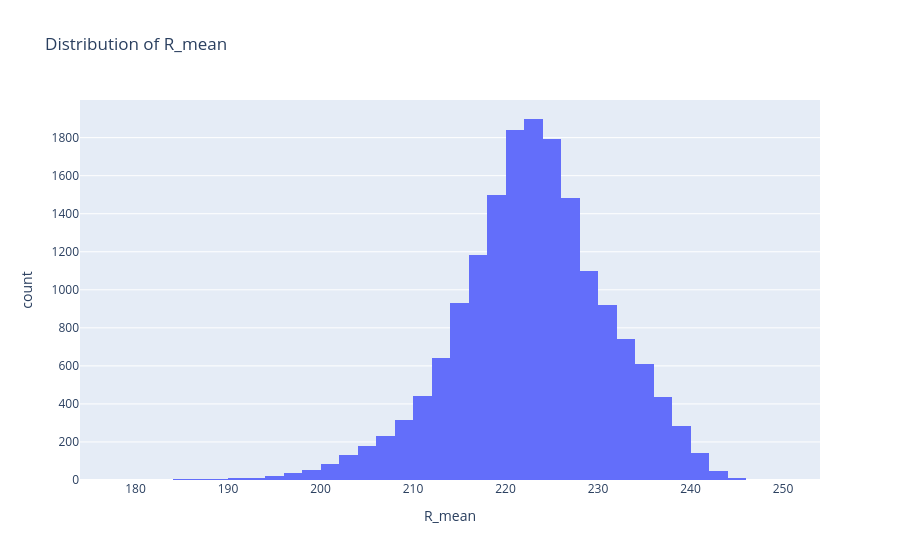
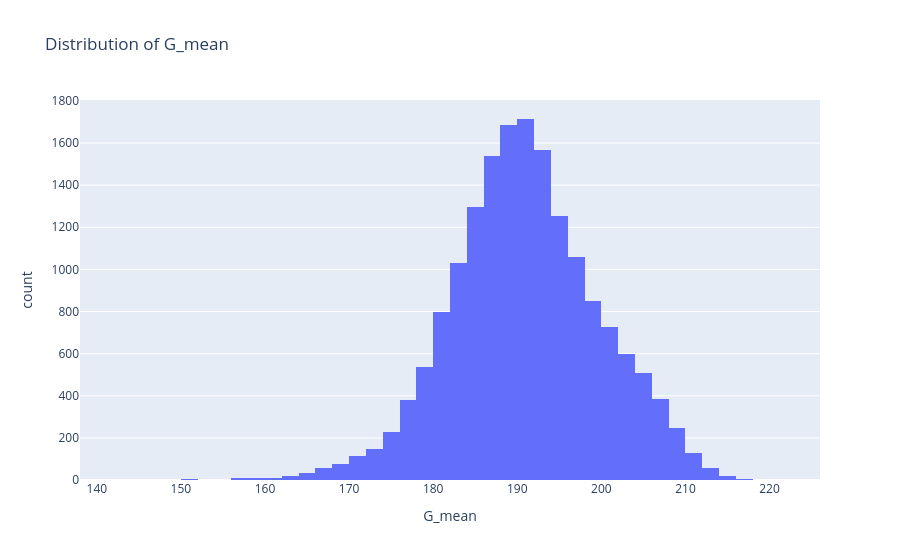
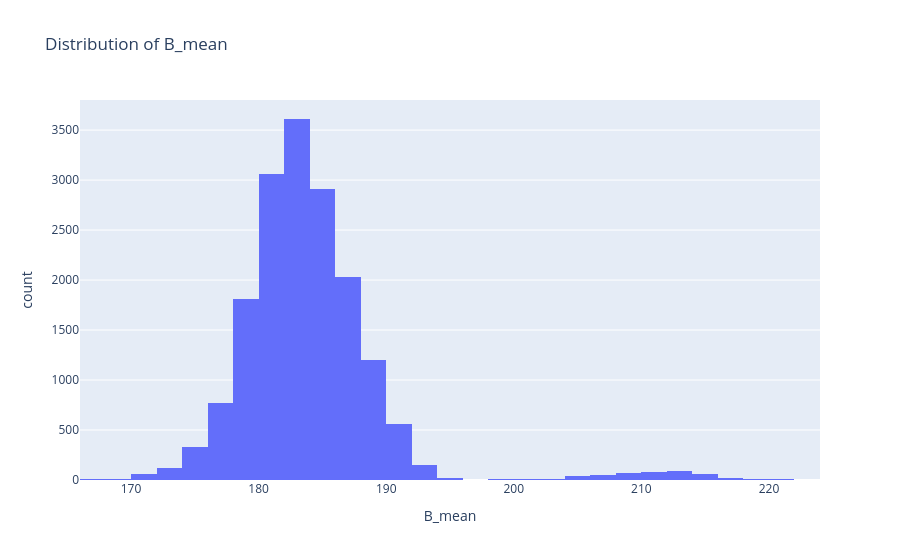

Notebook source saved alongside these figures, in order:
### Markdown cell above
### **RGB feature distributions**

### Code cell
import plotly.express as px

fig = px.histogram(df, x="R_mean", nbins=50, title="Distribution of R_mean")
fig.show()

fig = px.histogram(df, x="G_mean", nbins=50, title="Distribution of G_mean")
fig.show()

fig = px.histogram(df, x="B_mean", nbins=50, title="Distribution of B_mean")
fig.show()

### Figure 1 — Plotly figure (JSON) as saved in the notebook; plotly's stock layout.template omitted (floating-point values rounded to 4 significant figures; data arrays with more than 128 entries replaced by an {"elided": "..."} marker saying what was removed)
{"data": [{"bingroup": "x", "hovertemplate": "R_mean=%{x}<br>count=%{y}<extra></extra>", "legendgroup": "", "marker": {"color": "#636efa", "pattern": {"shape": ""}}, "name": "", "nbinsx": 50, "orientation": "v", "showlegend": false, "type": "histogram", "x": {"elided": "17092 float values"}, "xaxis": "x", "yaxis": "y"}], "layout": {"barmode": "relative", "legend": {"tracegroupgap": 0}, "title": {"text": "Distribution of R_mean"}, "xaxis": {"anchor": "y", "domain": [0, 1], "title": {"text": "R_mean"}}, "yaxis": {"anchor": "x", "domain": [0, 1], "title": {"text": "count"}}}}

### Figure 2 — Plotly figure (JSON) as saved in the notebook; plotly's stock layout.template omitted (floating-point values rounded to 4 significant figures; data arrays with more than 128 entries replaced by an {"elided": "..."} marker saying what was removed)
{"data": [{"bingroup": "x", "hovertemplate": "G_mean=%{x}<br>count=%{y}<extra></extra>", "legendgroup": "", "marker": {"color": "#636efa", "pattern": {"shape": ""}}, "name": "", "nbinsx": 50, "orientation": "v", "showlegend": false, "type": "histogram", "x": {"elided": "17092 float values"}, "xaxis": "x", "yaxis": "y"}], "layout": {"barmode": "relative", "legend": {"tracegroupgap": 0}, "title": {"text": "Distribution of G_mean"}, "xaxis": {"anchor": "y", "domain": [0, 1], "title": {"text": "G_mean"}}, "yaxis": {"anchor": "x", "domain": [0, 1], "title": {"text": "count"}}}}

### Figure 3 — Plotly figure (JSON) as saved in the notebook; plotly's stock layout.template omitted (floating-point values rounded to 4 significant figures; data arrays with more than 128 entries replaced by an {"elided": "..."} marker saying what was removed)
{"data": [{"bingroup": "x", "hovertemplate": "B_mean=%{x}<br>count=%{y}<extra></extra>", "legendgroup": "", "marker": {"color": "#636efa", "pattern": {"shape": ""}}, "name": "", "nbinsx": 50, "orientation": "v", "showlegend": false, "type": "histogram", "x": {"elided": "17092 float values"}, "xaxis": "x", "yaxis": "y"}], "layout": {"barmode": "relative", "legend": {"tracegroupgap": 0}, "title": {"text": "Distribution of B_mean"}, "xaxis": {"anchor": "y", "domain": [0, 1], "title": {"text": "B_mean"}}, "yaxis": {"anchor": "x", "domain": [0, 1], "title": {"text": "count"}}}}
